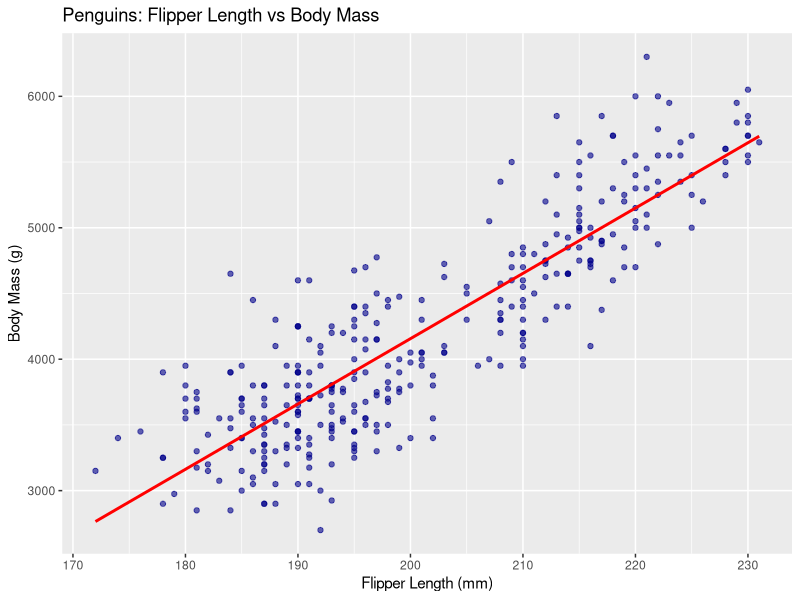
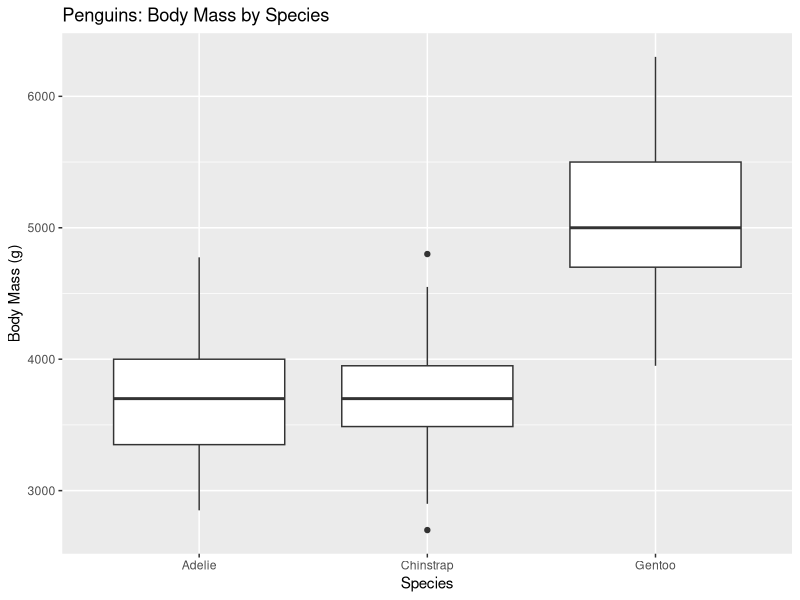

The R script that drew these images, in order:
## ---- chunk 1
knitr::opts_chunk$set(message = FALSE)
## ---- chunk 2
1 + 2   # Addition
5 - 3   # Subtraction
2 * 3   # Multiplication
1 / 2   # Division

# Exponentiation
2^3
# Square roots
sqrt(4)
9^(1/2)

# Standard functions such as log(), exp(), log10() also exist
## ---- chunk 3
# This will give different results
(1 + 2) * 3   # Parentheses first
1 + 2 * 3     # Multiplication first
## ---- chunk 4
# Logical
TRUE
FALSE
!TRUE             # not operator
2 == 3            # equal to operator
2 != 2            # not equal to operator
!(2 == 2)
2 > 3
2 <= 3
(2 > 1) & (2 < 3) # and operator
(2 > 1) | (2 < 3) # or operator
## ---- chunk 5
x <- 5          # Assign 5 to x
y <- 10         # Assign 10 to y
total <- x + y  # Add x and y
total           # Output 15
## ---- chunk 6
# Creating a numeric vector
numbers <- c(1, 2, 3, 4, 5)

# Creating a character vector
characters <- c("apple", "banana", "cherry")

# Creating a logical vector
logicals <- c(TRUE, FALSE, TRUE)

# Accessing elements of a vector
numbers[1]       # First element
characters[2:3]  # Second and third elements
logicals[c(1, 3)] # First and third elements

# Vectorized operations
numbers * 2       # Multiply each element by 2
numbers + 10      # Add 10 to each element
numbers > 3       # Logical comparison

# Member of a vector
"cherry" %in% characters
## ---- chunk 7
# Load the tidyverse collection of packages
library(tidyverse)
## ---- chunk 8
library(palmerpenguins)
library(tidyverse)

# Look at the first six rows of the dataset
head(penguins)

# Structure of dataset
str(penguins)

# Summary of dataset
summary(penguins)

# A scatterplot exploring penguin body mass vs flipper length
ggplot(penguins, aes(x = flipper_length_mm, y = body_mass_g)) +
  geom_point(color = "darkblue", alpha = 0.6) +
  labs(title = "Penguins: Flipper Length vs Body Mass",
       x = "Flipper Length (mm)",
       y = "Body Mass (g)") +
  geom_smooth(method = "lm", color = "red", se = FALSE)

# A boxplot to explore the association between body mass and species
ggplot(penguins, aes(x = species, y = body_mass_g)) +
  geom_boxplot() +
  labs(title = "Penguins: Body Mass by Species",
       x = "Species",
       y = "Body Mass (g)")
## ---- chunk 9
# Descriptive statistics for body_mass_g
penguins |>
  summarise(
    n = n(),
    M = mean(body_mass_g, na.rm = TRUE),
    SD = sd(body_mass_g, na.rm = TRUE)
  )
## ---- chunk 10
# Descriptive statistics for body mass by species
penguins |>
  group_by(species) |>
  summarise(
    n = n(),
    M = mean(body_mass_g, na.rm = TRUE),
    SD = sd(body_mass_g, na.rm = TRUE)
  )
## ---- chunk 11
# Create a new column for body mass in kg
penguins <- penguins |>
  mutate(body_mass_kg = body_mass_g / 1000)

# Create a new column for bill length and depth in cm
penguins <- penguins |>
  mutate(
    bill_length_cm = bill_length_mm / 10,
    bill_depth_cm = bill_depth_mm / 10
  )
## ---- chunk 12
# Toy dataset with species as number
data_example <- tibble(species = c(1, 2, 3, 1, 2, 3))
data_example

mean(data_example$species) # Non-sensical mean. You can't take the mean of a categorical variable.

# Convert species to a factor
data_example <- data_example |>
  mutate(species = factor(species))

mean(data_example$species) # R tells you you can't do it

# Convert species to a factor and choose order of levels
data_example <- data_example |>
  mutate(
    species = factor(species,
                     levels = c(3, 2, 1))
  )

# Convert species to a factor and use better labels - check the data codebook for the labels
data_example <- data_example |>
  mutate(
    species = factor(species,
                     levels = c(1, 2, 3),
                     labels = c("Gentoo", "Chinstrap", "Adelie"))
  )

# What are the factor levels?
levels(data_example$species)
